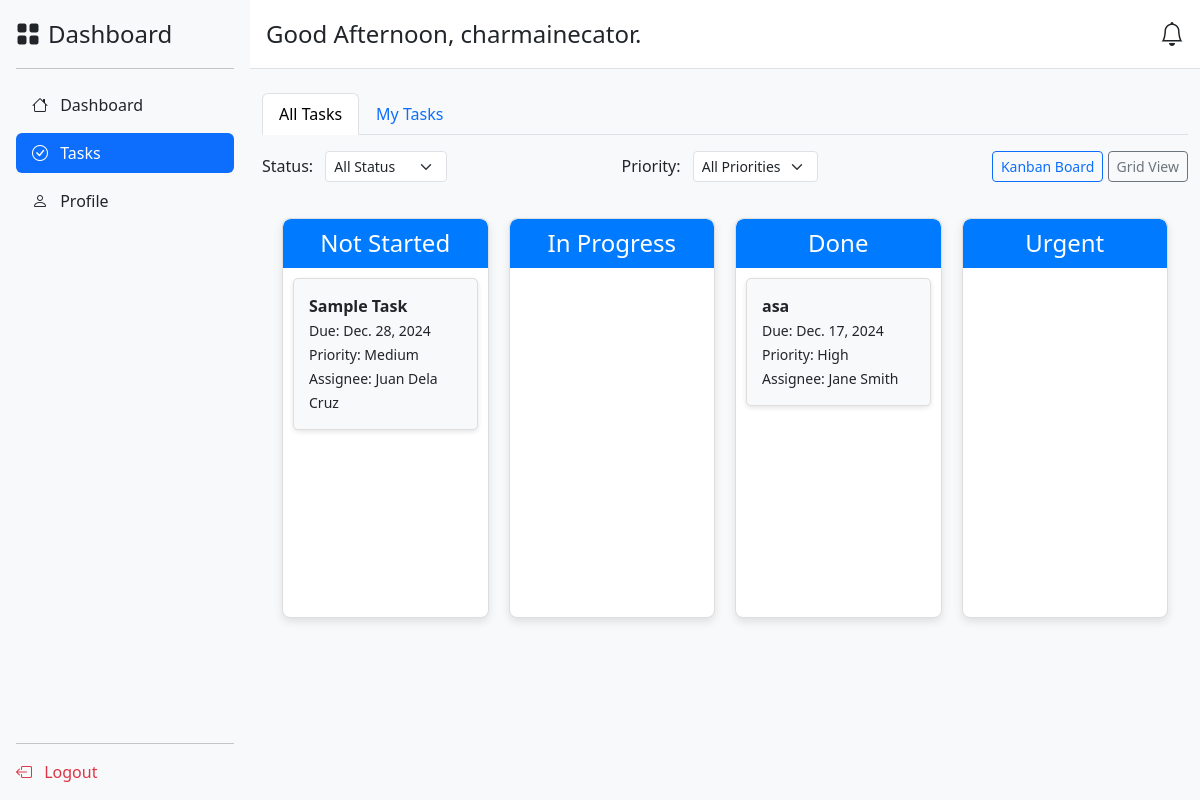
Page /tasks/ (signed in) on the committed database.
### app/models.py (models this page shows, shortened)
class Task(models.Model):
    STATUS_CHOICES = [
        ('not-started', 'Not Started'),
        ('in-progress', 'In Progress'),
        ('done', 'Done'),
        ('urgent', 'Urgent'),
    ]
    PRIORITY_CHOICES = [
        ('low', 'Low'),
        ('medium', 'Medium'),
        ('high', 'High'),
    ]
    title = models.CharField(max_length=255)  # Task title
    description = models.TextField()  # Task description
    due_date = models.DateField()  # Task deadline
    status = models.CharField(max_length=20, choices=STATUS_CHOICES, default='not-started')  # Task status
    priority = models.CharField(max_length=10, choices=PRIORITY_CHOICES, default='medium')  # Task priority
    project = models.ForeignKey(Project, on_delete=models.CASCADE, related_name="tasks")  # Associated project
    assignee = models.ForeignKey(User, on_delete=models.SET_NULL, null=True, blank=True, related_name="tasks")  # Assigned user
    created_by = models.ForeignKey(User, on_delete=models.SET_NULL, null=True, blank=True, related_name="created_tasks")  # Creator user ID
    date_created = models.DateTimeField(auto_now_add=True)  # Date the task was created
    date_updated = models.DateTimeField(auto_now=True)  # Date the task was last updated

### app/views.py (the view)
# urls.py: path('tasks/', views.tasks_view, name='tasks'),  # Add the tasks page
@login_required
def tasks_view(request):
    user_id = request.user.id  # Current logged-in user ID
    my_tasks = Task.objects.filter(assignee_id=user_id)
    all_tasks = Task.objects.exclude(assignee_id=user_id)
    context = {
        'all_tasks': all_tasks,
        'my_tasks': my_tasks,
    }
    return render(request, 'app/tasks.html', context)

### app/context_processors.py (called while the page is built)
def add_current_time(request):
    gmt8 = pytz.timezone('Asia/Manila')  # Set the timezone to GMT+8
    current_time = timezone.now().astimezone(gmt8)  # Convert current time to GMT+8
    return {'current_time': current_time}

### app/templates/app/tasks.html (shortened to what this page needs)
<!DOCTYPE html>
<html lang="en">
<head>
    <link href="https://cdn.jsdelivr.net/npm/bootstrap@5.3.3/dist/css/bootstrap.min.css" rel="stylesheet">
    <link href="https://cdn.jsdelivr.net/npm/bootstrap-icons@1.10.5/font/bootstrap-icons.css" rel="stylesheet">
</head>
<body>
    <div class="d-flex">
        {% include 'app/sidebar.html' %}
        <div class="flex-grow-1">
            {% include 'app/header.html' %}
            <div class="container mt-4">
                <ul class="nav nav-tabs mb-3" id="taskTabs">
                    <li class="nav-item">
                        <a class="nav-link active" id="allTasksTab" data-bs-toggle="tab" href="#all-tasks">All Tasks</a>
                    </li>
                    <li class="nav-item">
                        <a class="nav-link" id="myTasksTab" data-bs-toggle="tab" href="#my-tasks">My Tasks</a>
                    </li>
                </ul>
                <div class="d-flex justify-content-between mb-3">
                    <div>
                        <label for="statusFilter" class="me-2">Status:</label>
                        <select id="statusFilter" class="form-select form-select-sm d-inline-block w-auto">
                            <option value="all">All Status</option>
                        </select>
                    </div>
                    <div>
                        <label for="priorityFilter" class="me-2">Priority:</label>
                        <select id="priorityFilter" class="form-select form-select-sm d-inline-block w-auto">
                            <option value="all">All Priorities</option>
                        </select>
                    </div>
                    <div>
                        <button class="btn btn-outline-primary btn-sm" id="kanbanViewBtn">Kanban Board</button>
                        <button class="btn btn-outline-secondary btn-sm" id="gridViewBtn">Grid View</button>
                    </div>
                </div>
                <div class="tab-content">
                    <div class="tab-pane fade show active" id="all-tasks">
                        <div id="kanbanBoard" class="kanban-board">
                            <div class="kanban-column" id="not-started" ondrop="drop(event)" ondragover="allowDrop(event)">
                                <h4>Not Started</h4>
                                {% for task in all_tasks %}
                                    {% if task.status == 'not-started' %}
                                    <div class="task-card" id="task{{ task.id }}" draggable="true" ondragstart="drag(event)">
                                        <strong>{{ task.title }}</strong> <br>
                                        <small>Due: {{ task.due_date }}</small><br>
                                        <small>Priority: {{ task.priority|title }}</small><br>
                                        <small>Assignee: {{ task.assignee.get_full_name|default:'Unassigned' }}</small>
                                    </div>
                                    {% endif %}
                                {% endfor %}
                            </div>
                            <div class="kanban-column" id="in-progress" ondrop="drop(event)" ondragover="allowDrop(event)">
                                <h4>In Progress</h4>
                            </div>
                            <div class="kanban-column" id="done" ondrop="drop(event)" ondragover="allowDrop(event)">
                                <h4>Done</h4>
                                {% for task in all_tasks %}
                                    {% if task.status == 'done' %}
                                    <div class="task-card" id="task{{ task.id }}" draggable="true" ondragstart="drag(event)">
                                        <strong>{{ task.title }}</strong> <br>
                                        <small>Due: {{ task.due_date }}</small><br>
                                        <small>Priority: {{ task.priority|title }}</small><br>
                                        <small>Assignee: {{ task.assignee.get_full_name|default:'Unassigned' }}</small>
                                    </div>
                                    {% endif %}
                                {% endfor %}
                            </div>
                            <div class="kanban-column" id="urgent" ondrop="drop(event)" ondragover="allowDrop(event)">
                                <h4>Urgent</h4>
                            </div>
                        </div>
                    </div>
                </div>
            </div>
        </div>
    </div>
</body>
</html>

### app/templates/app/header.html (shortened to what this page needs)
<div class="d-flex justify-content-between align-items-center p-3 bg-white border-bottom">
    <div>
        <h4 class="mb-0">
            {% if current_time.hour < 12 %}
                Good Morning, {{ user.username|default:"User" }}.
            {% elif current_time.hour < 18 %}
                Good Afternoon, {{ user.username|default:"User" }}.
            {% else %}
                Good Evening, {{ user.username|default:"User" }}.
            {% endif %}
        </h4>
    </div>
    <div class="dropdown">
        <a href="#" class="position-relative" id="notifications-dropdown" data-bs-toggle="dropdown" aria-expanded="false">
            <i class="bi bi-bell fs-4 text-dark"></i>
        </a>
    </div>
</div>

### app/templates/app/tasks.html (style rules this page uses)
body { background-color: #f8f9fa; }
.kanban-board, .grid-view { display: flex; gap: 20px; justify-content: center; padding: 20px; }
.kanban-column, .grid-column { flex: 1; background-color: #ffffff; border: 1px solid #ddd; border-radius: 8px; box-shadow: 0 4px 8px rgba(0, 0, 0, 0.1); min-height: 400px; overflow-y: auto; }
.kanban-column h4 { text-align: center; background-color: #007bff; color: #ffffff; padding: 10px; margin: 0; border-radius: 8px 8px 0 0; }
.task-card { background-color: #f8f9fa; border: 1px solid #ddd; border-radius: 5px; padding: 15px; margin: 10px; box-shadow: 0 2px 5px rgba(0, 0, 0, 0.1); cursor: grab; }

### rows in the picture
Task: title "Sample Task", due_date "Dec. 28, 2024", priority "Medium", assignee.get_full_name "Juan Dela Cruz"
Task: title "asa", due_date "Dec. 17, 2024", priority "High", assignee.get_full_name "Jane Smith"

### other values in the picture
{{ user.username|default:"User" }} "charmainecator"
